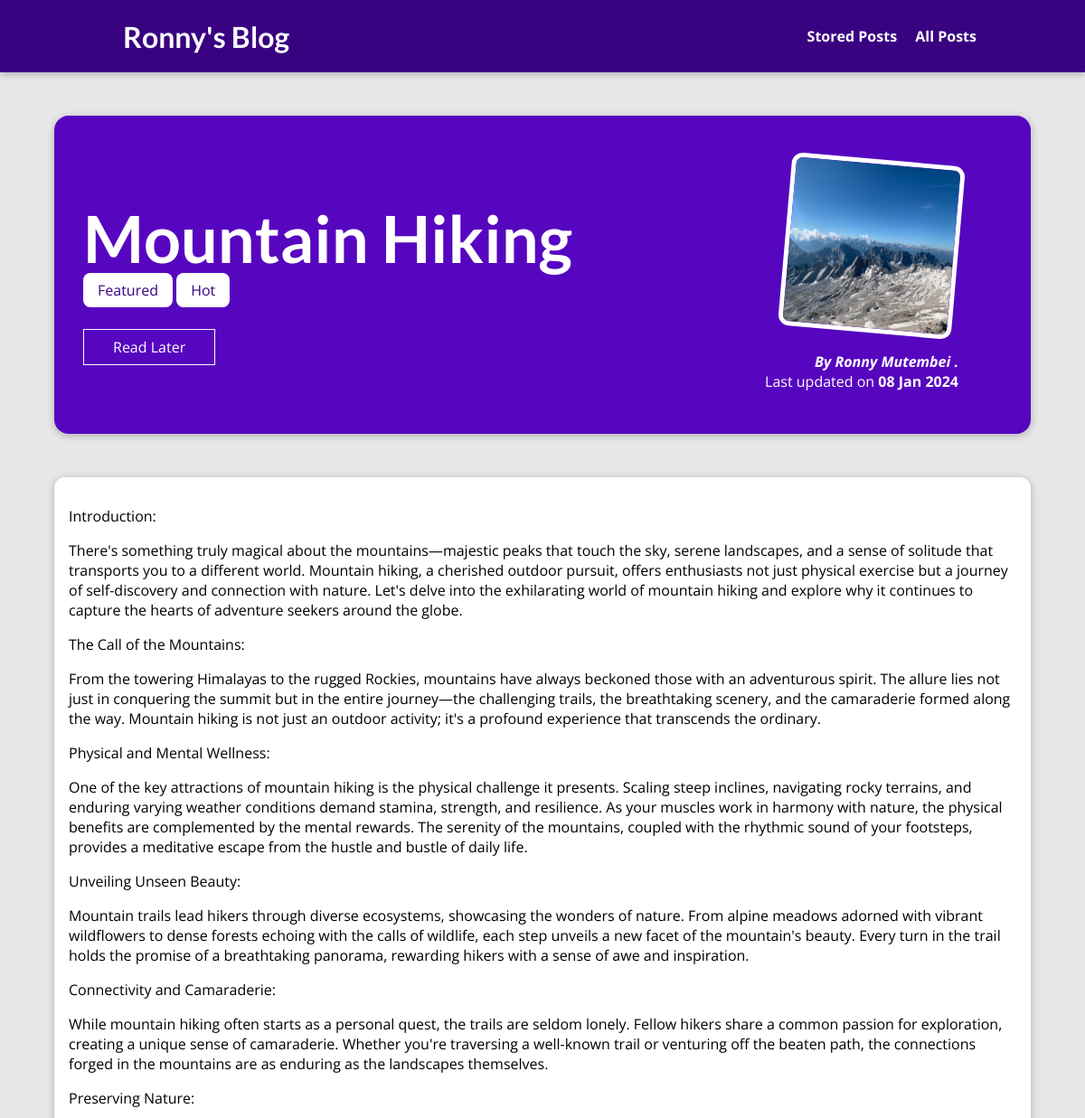
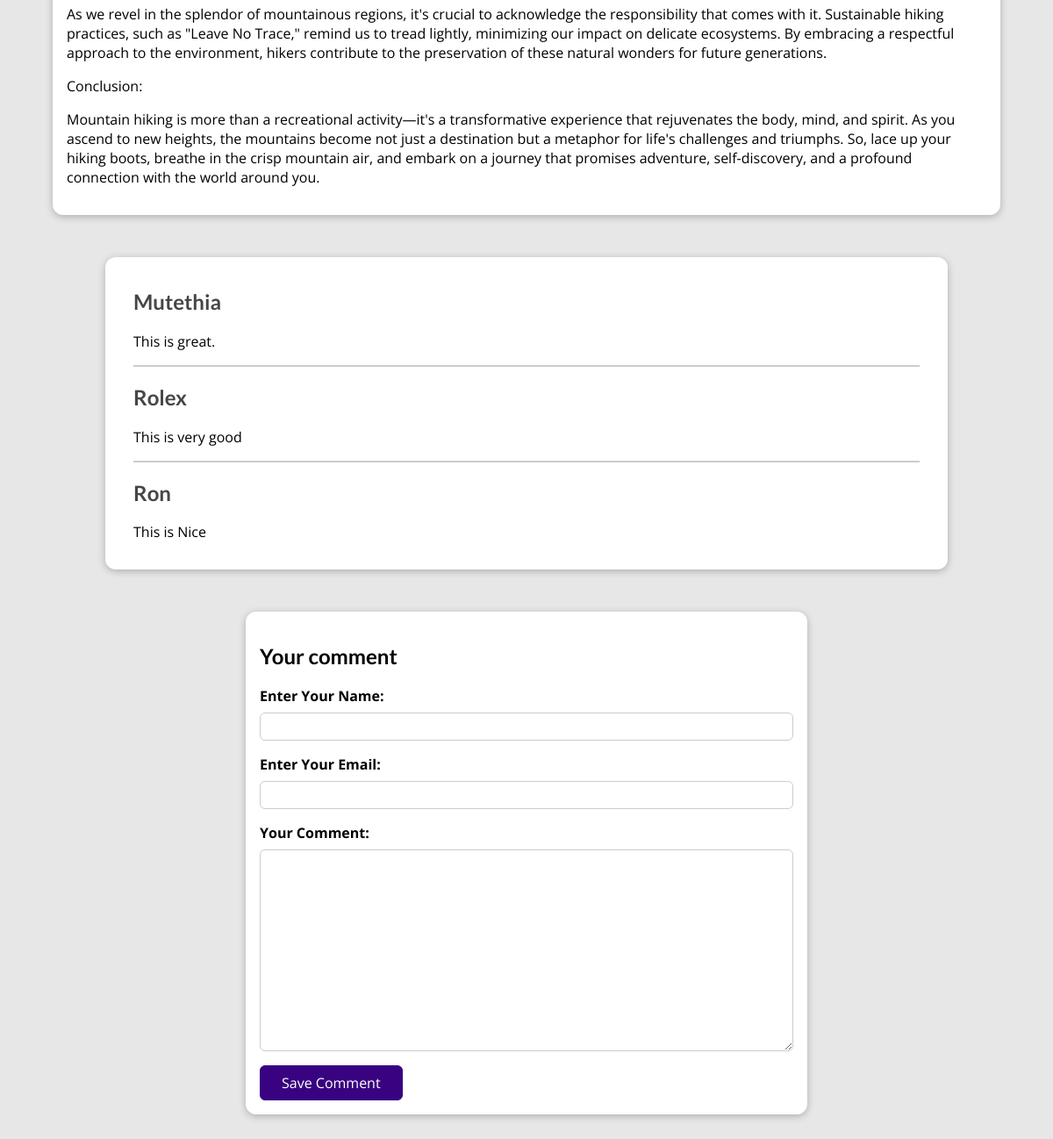
The page /posts/hike-in-the-mountains on the database its author committed (2 pictures, top to bottom).
### blog/models.py (models this page shows, shortened)
class Post(models.Model):
    title=models.CharField(max_length =150)
    excerpt=models.CharField(max_length =200)
    image = models.ImageField(upload_to="posts",null =True)
    date=models.DateField(auto_now=True)
    slug=models.SlugField(unique=True,db_index=True)
    content=models.TextField(validators=[MinLengthValidator(10)])
    author=models.ForeignKey(
        Author,on_delete=models.SET_NULL,related_name="posts",null=True
    )
    tags=models.ManyToManyField(Tag)

class Tag(models.Model):
    caption=models.CharField(max_length=20)

class Author(models.Model):
    first_name = models.CharField(max_length=100)
    last_name = models.CharField(max_length=100)
    email_address = models. EmailField()
    def full_name(self):
        return f"{self.first_name} {self.last_name} ."
    def __str__(self):
        return self.full_name()

class Comment(models.Model):
    user_name = models.CharField(max_length=120)
    user_email = models.EmailField()
    text=models.TextField(max_length=400)
    post=models.ForeignKey(
        Post,on_delete=models.CASCADE,related_name="comments"
    )

### blog/views.py (the view)
# urls.py: path("posts/<slug:slug>", views.SinglePostView.as_view(), name="detailpage"),
class SinglePostView(View):
    template_name = "blog/post-detail.html"
    model = Post
    def is_stored_post(self, request, post_id):
        stored_posts = request.session.get("stored_posts")
        if stored_posts is not None:
            is_saved = post_id in stored_posts
        else:
            is_saved = False
        return is_saved
    def get(self, request, slug):
        post = Post.objects.get(slug=slug)
        return render(request, "blog/post-detail.html", {
            "post": post,
            "post_tags": post.tags.all(),
            "comment_form": CommentForm(),
            "comments": post.comments.all().order_by("-id"),
            "saved_for_later": self.is_stored_post(request, post.id)
        })
    def post(self, request, slug):
        comment_form = CommentForm(request.POST)
        post = Post.objects.get(slug=slug)
        if comment_form.is_valid():
            comment = comment_form.save(commit=False)
            comment.post = post
            comment.save()
            return HttpResponseRedirect(reverse("detailpage", args=[slug]))
        return render(request, "blog/post-detail.html", {
            "post": post,
            "post_tags": post.tags.all(),
            "comment_form": comment_form,
            "comments": post.comment.all().order_by("-id"),
            "saved_for_later": self.is_stored_post(request, post.id)
        })

### blog/forms.py
class CommentForm(forms.ModelForm):
    class Meta:
        model = Comment
        exclude = ["post"]
        labels = {
            "user_name":"Enter Your Name",
            "user_email":   "Enter Your Email",
            "text":"Your Comment"
        }

### blog/templates/blog/post-detail.html (shortened to what this page needs)
{% extends "root.html" %}
{% load static %}
{% block css_files %}
<link rel="stylesheet" href="{% static "blog/post-detail.css" %}"/>
{% endblock css_files %}
{% block content %}
<section id="summary">
  <h2>{{post.title}}</h2>
  <div>
    {% for tag in post_tags  %}
    <span class="tag">{{tag.caption}}</span>
    {% endfor %}
  </div>
  <div id="read-later">
    <form action="{% url "read-later" %}" method="POST">
    <button>
      {% if saved_for_later %}
      Remove
      {% else %}
      Read Later
      {% endif %}
    </button>
    </form>
  </div>
  <article>
    <img src="{{post.image.url}}" alt={{post.title}} />
    <address>By <a href="mailto:{{post.author.email_address}}">{{post.author}}</a></address>
    <div>Last updated on <time>{{post.date|date:"d M Y"}}</time></div>
  </article>
</section>
<main>
  <p>
    {{post.content|linebreaks}}
  </p>
</main>
<section id="comments">
  <ul>
    {% for comment in comments %}
    <li>
      <h2>{{ comment.user_name}}</h2>
      <p>{{comment.text |linebreaks}}</p>
    </li>
    {% endfor %}
  </ul>
</section>
<section id="comment-form">
  <h2>Your comment</h2>
  <form action="{% url "detailpage" post.slug %}" method="POST">
    {% for form_field in comment_form %}
    <div class="form-control {% if form_field.errors %}invalid{% endif %}">
      {{form_field.label_tag}}
      {{form_field}}
    </div>
    {% endfor %}
    <button>Save Comment</button>
  </form>
</section>
{% endblock content %}

### templates/root.html (shortened to what this page needs)
{% load static %}
<!DOCTYPE html>
<html lang="en">
<head>
    <link rel="stylesheet" href="{% static "app.css" %}">
    {% block css_files %}{% endblock css_files %}
</head>
<body>
    <header id="main-navigation">
        <h1><a href="{% url "homepage" %}">Ronny's Blog</a></h1>
        <nav>
            <a href="{% url "read-later" %}">Stored Posts</a>
            <a href="{% url "postpage" %}">All Posts</a>
        </nav>
    </header>
    {% block content %}{% endblock content %}
</body>
</html>

### static/app.css (style rules this page uses)
* { box-sizing: border-box; }
html { font-family: 'Open Sans', 'Lato', sans-serif; }
body { margin: 0; }
h1, h2, h3 { font-family: 'Lato', sans-serif; font-weight: bold; }
#main-navigation { width: 100%; height: 5rem; display: flex; justify-content: space-between; align-items: center; padding: 0 10%; position: absolute; top: 0; left: 0; }
#main-navigation a { text-decoration: none; color: white; font-weight: bold; margin-left: 1rem; }

### blog/static/blog/post-detail.css (style rules this page uses)
body { background-color: #e7e7e7; }
#main-navigation { background-color: #390281; box-shadow: 0 2px 8px rgba(0, 0, 0, 0.25); }
#summary { margin: 8rem auto 3rem auto; padding: 2rem; width: 90%; max-width: 90rem; border-radius: 16px; background-color: #5706c0; position: relative; box-shadow: 0 2px 8px rgba(0, 0, 0, 0.25); height: 22rem; }
#summary h2 { color: white; font-size: 4.5rem; margin-bottom: 0.25rem; }
#summary article { position: absolute; top: 2rem; right: 3rem; padding: 1rem 2rem; border-radius: 12px; text-align: right; color: white; }
#summary article img { width: 12rem; height: 12rem; border-radius: 12px; transform: rotateZ(5deg); border: 5px solid white; margin-bottom: 1rem; }
#summary address { font-weight: bold; }
#summary a { color: white; text-decoration: none; }
#summary time { font-weight: bold; }
#read-later { margin: 2rem 0; }
#read-later button { background-color: transparent; border: 1px solid white; padding: 0.5rem 2rem; font: inherit; color: white; cursor: pointer; }
main { width: 90%; max-width: 90rem; margin: 3rem auto; background-color: white; padding: 1rem; border-radius: 12px; box-shadow: 0 2px 8px rgba(0, 0, 0, 0.25); }
.tag { background-color: white; color: #390281; padding: 0.5rem 1rem; border-radius: 8px; }
#comment-form { margin: 3rem auto; width: 90%; max-width: 40rem; border-radius: 12px; background-color: white; box-shadow: 0 2px 8px rgba(0, 0, 0, 0.25); padding: 1rem; }
#comment-form button { font: inherit; background-color: #390281; color: white; border: 1px solid #390281; padding: 0.5rem 1.5rem; border-radius: 6px; cursor: pointer; }
.form-control { margin-bottom: 1rem; }
.form-control label { font-weight: bold; margin-bottom: 0.5rem; display: block; }
.form-control input, .form-control textarea { display: block; width: 100%; font: inherit; padding: 0.25rem; border-radius: 6px; border: 1px solid #ccc; }
#comments { margin: 3rem auto; width: 90%; max-width: 60rem; border-radius: 12px; background-color: white; box-shadow: 0 2px 8px rgba(0, 0, 0, 0.25); padding: 1rem 2rem; }
#comments ul { list-style: none; margin: 0; padding: 0; }
#comments li { margin-bottom: 1rem; border-bottom: 2px solid #ccc; }
#comments li:last-of-type { border-bottom: none; }
#comments h2 { color: #464646; }

### rows shown on the page
Post: title "Mountain Hiking", image (picture), author "Ronny Mutembei .", date "08 Jan 2024", content "Introduction: There's something truly magical about the mountains—majestic peaks that touch the sky, serene landscapes, and a sense of solitude that transports you to a different world. Mountain hiking, a cherished outdoor pursuit, offers enthusiasts not just physical exercise but a journey of self-discovery and connection with nature. Let's delve into the exhilarating world of mountain hiking and explore why it continues to capture the hearts of adventure seekers around the globe. The Call of the Mountains: From the towering Himalayas to the rugged Rockies, mountains have always beckoned those with an adventurous spirit. The allure lies not just in conquering the summit but in the entire…"
Tag: caption "Featured"
Tag: caption "Hot"
Comment: user_name "Mutethia", text "This is great."
Comment: user_name "Rolex", text "This is very good"
Comment: user_name "Ron", text "This is Nice"
